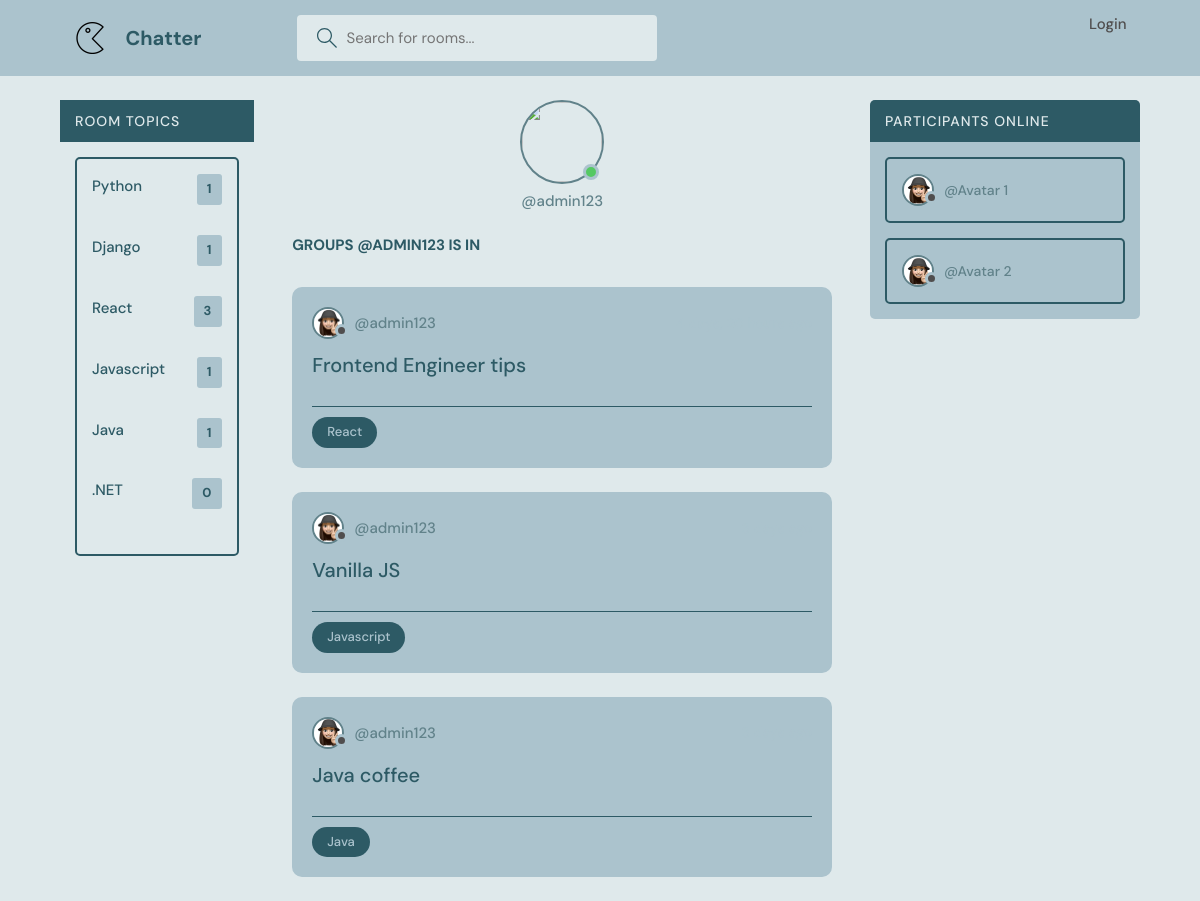
Page /profile/1/ on the earlier database version.
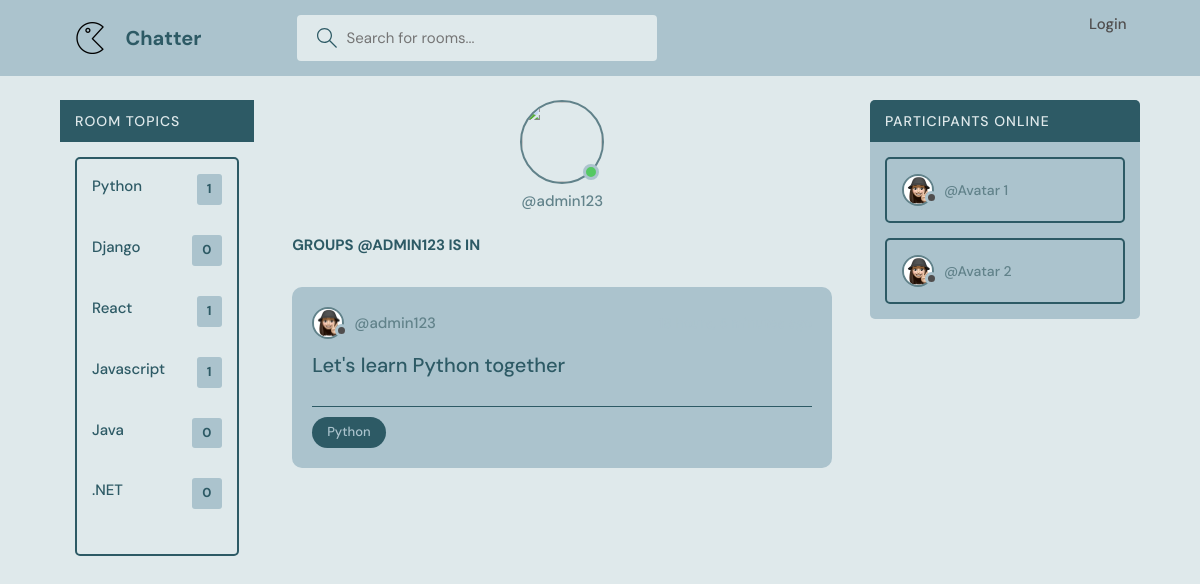
Same page on the later database version.
### base/models.py (models this page shows, shortened)
class Topic(models.Model):
    name = models.CharField(max_length=100)

class Room(models.Model):
    host = models.ForeignKey(User, on_delete=models.SET_NULL, null = True)
    topic= models.ForeignKey(Topic, on_delete=models.SET_NULL, null = True)
    name = models.CharField(max_length =200) # specify the attribute and its value
    description = models.TextField(null = True, blank = True) # by default null is set to False. Null = true means description can be blank. Null is for database and blank is for the form
    participants = models.ManyToManyField(User, related_name='participants', blank=True)
    updated = models.DateTimeField(auto_now = True) #snapshot every time we save
    created = models.DateTimeField(auto_now_add = True) #snapshot the first time we add it
    class Meta:
        ordering = ['-updated', '-created']

### base/views.py (the view)
# urls.py: path('profile/<str:pk>/', views.userProfile, name="user-profile"),
def userProfile(request,pk):
    user = User.objects.get(id=pk)
    rooms = user.room_set.all()
    room_message = user.message_set.all()
    topics = Topic.objects.all()
    context= {'user': user, 'rooms':rooms, 'topics':topics}
    return render(request, 'base/profile.html', context)

### base/templates/base/profile.html (shortened to what this page needs)
{% extends 'main.html' %}
{% load static %}
{% block content %}
<main class="profile-page layout layout--3">
  <div class="container">
    {% include 'base/topics_component.html' %}
    <div class="roomList">
      <div class="profile">
        <div class="profile__avatar">
          <div class="avatar avatar--large active">
            <img src="" />
          </div>
        </div>
        <div class="profile__info">
          <p>@{{user.username}}</p>
        </div>
        <div class="profile__about">
          <h3> Groups @{{user.username}} is in </h3>
        </div>
      </div>
      {% include 'base/feed_component.html' %}
    </div>
    <div class="activities">
      <div class="activities__header">
        <h2>Participants online</h2>
      </div>
      <div class="activities__box">
        <div class="activities__boxHeader roomListRoom__header">
          <a href="profile.html" class="roomListRoom__author">
            <div class="avatar avatar--small">
              <img src="static/images/avatar1.png" />
            </div>
            <p>
              @Avatar 1
            </p>
          </a>
        </div>
      </div>
      <div class="activities__box">
        <div class="activities__boxHeader roomListRoom__header">
          <a href="profile.html" class="roomListRoom__author">
            <div class="avatar avatar--small">
              <img src="static/images/avatar1.png" />
            </div>
            <p>
              @Avatar 2
            </p>
          </a>
        </div>
      </div>
    </div>
  </div>
</main>
{% endblock content %}

### templates/main.html (shortened to what this page needs)
<!DOCTYPE html>
{% load static %}
<html lang="en">
<head>
    <link rel="stylesheet" href="{% static 'styles/style.css' %}" />
</head>
<body>
    {% include 'navbar.html'%}
    {% block content %}
    {% endblock %}
</body>
</html>

### templates/navbar.html (shortened to what this page needs)
{% load static %}
<header class="header header--loggedIn">
    <div class="container">
        <a href="{% url 'home' %}" class="header__logo">
            <img src="{% static 'images/chatter.png' %}" />
            <h1>Chatter</h1>
        </a>
        <form class="header__search" method="GET" action="{% url 'home' %}">
            <label>
                <input name="q" placeholder="Search for rooms..." />
            </label>
        </form>
        <nav class="header__menu">
            {% if request.user.is_authenticated %}
            <div class="header__user">
                <a href="{% url 'update-user' %}">
                    <div class="avatar avatar--medium active">
                        <img src="{% static 'images/avatar1.png' %}" />
                    </div>
                    <p> {{request.user.username}} <span>@{{request.user.username}} </span></p>
                </a>
                <button class="dropdown-button">
                    <svg version="1.1" xmlns="http://www.w3.org/2000/svg" width="32" height="32" viewBox="0 0 32 32">
                        <title>chevron-down</title>
                        <path d="M16 21l-13-13h-3l16 16 16-16h-3l-13 13z"></path>
                    </svg>
                </button>
            </div>
            {% else %}
            <a href="{% url 'login' %}">
                <p>Login</p>
            </a>
            {% endif %}
        </nav>
    </div>
</header>

### base/templates/base/topics_component.html (shortened to what this page needs)
<div class="topics">
  <div class="activities__header">
    <h2> Room topics </h2>
  </div>
  <div class="activities__box">
    <ul class="topics__list">
            {% for topic in topics %}
            <li>
                <a href="{% url 'home' %}?q={{topic.name}}">{{topic.name}}<span>{{topic.room_set.all.count}}</span></a>
      </li>
      {% endfor %}
    </ul>
  </div>
</div>

### base/templates/base/feed_component.html (shortened to what this page needs)
{% for room in rooms %}
<div class="roomListRoom">
    <div class="roomListRoom__header">
        <a href="{% url 'user-profile' room.host.id %}" class="roomListRoom__author">
            <div class="avatar avatar--small">
                <img src="static/images/avatar1.png" />
            </div>
            <span>
                @{{room.host.username}}
            </span>
        </a>
        <div class="roomListRoom__actions">
            <span> {{room.created | timesince }} ago</span>
        </div>
    </div>
    <div class="roomListRoom__content">
        <a href="{% url 'room' room.id %}">{{room.name}}</a>
    </div>
    <div class="roomListRoom__meta">
        <p class="roomListRoom__topic">{{room.topic.name}}</p>
    </div>
</div>
{% endfor %}

Differences in the rows shown:
removed Room: host.username "admin123", name "Frontend Engineer tips", topic.name "React"
removed Room: host.username "admin123", name "Vanilla JS", topic.name "Javascript"
removed Room: host.username "admin123", name "Java coffee", topic.name "Java"
computed for Topic "Django": room_set.all.count "1" → "0"
computed for Topic "React": room_set.all.count "3" → "1"
computed for Topic "Java": room_set.all.count "1" → "0"
added Room: host.username "admin123", name "Let's learn Python together", topic.name "Python"
